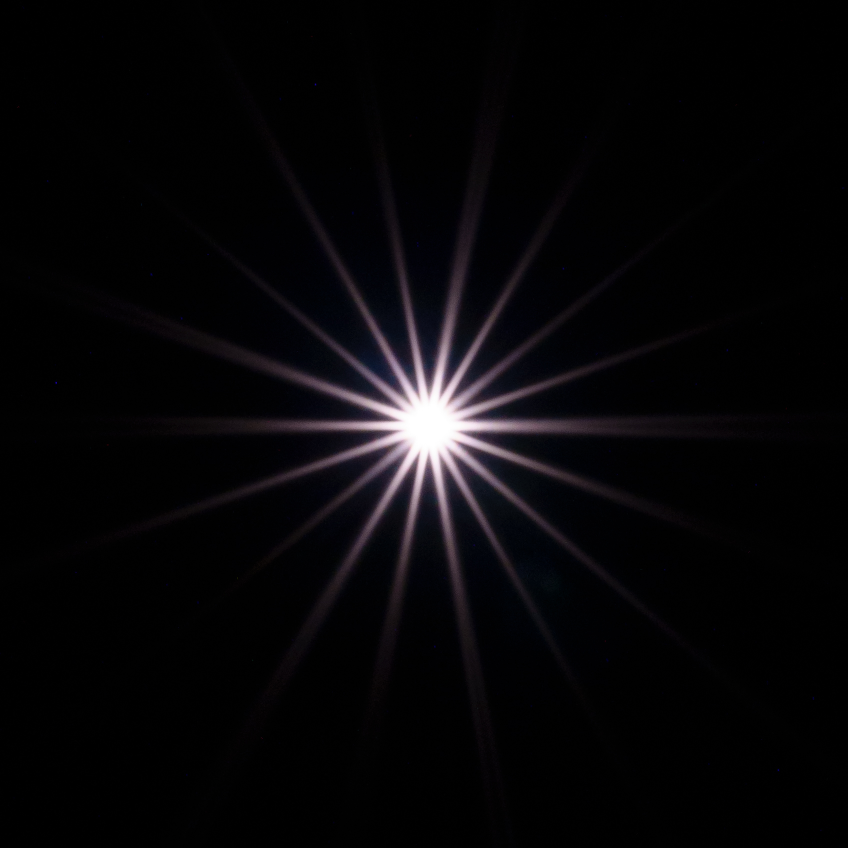
#> input picture Sunburst Exp.JPG, 1696 x 1696 px (shown at 1/2 size)
$ jupyter execute 'Full Report.ipynb'
#> lines starting #> are read from the running program, lines starting #| are printed output that depends on the picture
[cell 1]
import numpy as np
import matplotlib.path as mpath
import matplotlib.pyplot as plt
import cv2
plt.rcParams['figure.figsize'] = [4, 3]

### Introduction
A sunburst in photography occurs when light rays from a bright light source, such as the Sun, are captured by a camera's lens and aperture. They are created in photography by the apeture, a mechanism within the camera that controls the amount of light entering the lens when a photo is taken. When a small aperture setting is used, light passing through the lens diffracts around the edges of the aperture blades, causing the sunburst effect to be observed in images. We may think of the aperture as a narrow opening. When light passes through this small aperture, diffraction occurs, resulting in the distinctive starburst pattern observed in sunbursts captured through photography.

Sunburst are observed to have patterns in terms of their shapes. This study aims to quantitively find the relationship between an apeture and the diffration pattern it creates, and using the results to simulate the production of sunbursts.

## Background (Math and Physics)
### Light as Waves
In this scenario, we view light to behave as a wave.
Description of wave:

$$f(t)=\sin(\omega t - kx)$$

The trignometric equation is a general discription of a wave's displacement as a function of time. $\omega$ is the angular frequency of the monochromatic light wave, $kx$ is the phase difference of the wave.

Below is a plot of the general sine function that describes light waves:

[cell 2]
x = np.linspace(0, 8*np.pi, 1000)
y = np.sin(x)
plt.plot(x,y)

plt.axhline(0, color='gray', linestyle='--', linewidth=0.5)

plt.xlabel('t')
plt.ylabel('$\sin(\omega t - kx)$')
plt.title('Plot of the Sine Function')

plt.show()
#> figure, not shown here; curve peaks at x = 14.14, y = 1

The sine function equation describes the oscillatory nature of light waves as it propagates through space, which is the reason why diffraction patters can be seen with light waves passing through a small opening, like the camera's apeture.

### Single Slit Diffraction in Cameras
The apeture of the camera can be seen as a circle of single slits, at which light waves will superspose and form diffraction patterns. When single slit diffraction occurs, light waves superpose to form diffraction patterns that have a very central maximum. A plot of a single slit diffraction pattern is shown below:

[cell 3]
wavelength = 500e-9
slit_width = 50e-6
distance_to_screen = 1.0

theta = np.linspace(-0.01, 0.01, 1000)

beta = (np.pi * slit_width * np.sin(theta)) / wavelength
intensity = (np.sin(beta) / beta) ** 2
intensity[beta == 0] = 1

plt.plot(theta, intensity, color='cyan')
plt.title("Single Slit Diffraction Pattern")
plt.xlabel("Angle (radians)")
plt.ylabel("Relative Intensity")
plt.grid(True)
plt.show()
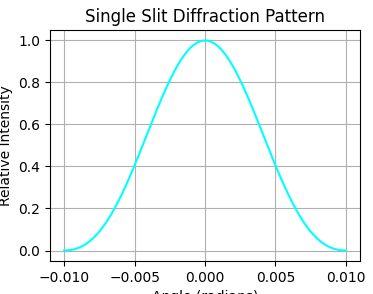
#> figure drawn by matplotlib, 1 panel; curve peaks at x = -1e-05, y = 1

### Fresnel diffraction integral

To predict the pattern formed by light after passing through such an aperture, we apply the Fresnel diffraction approximation, which models light intensity at a given distance from the aperture.
To calculate the diffraction pattern,
Diffraction intergral:

$$u(x,y)=A\frac{e^{jkz}}{z}\iint_A e^{\frac{jk}{2z}[(x-x_a)^2+(y-y_a)^2]}\,dx_a\,dy_a$$

In the formula,
$u(x,y)$ represents the amplitude of the light at point $(x,y)$ on the screen. $A$ is a constant that scales the amplitude. $\frac{e^{jkz}}{z}$ is a term that includes the propagation phase factor $e^{jkz}$ and its spreading effect over a distance of $z$. The double integral \( \iint_A \) over the aperture area  A  considers contributions from all points $(x_a,y_a)$ within the aperture. $e^{\frac{jk}{2z}[(x - x_a)^2 + (y - y_a)^2]}$ is the phase factor associated with each point within the aperture, capturing how distance from $(x_a,y_a)$ to  $(x,y)$  impacts the resulting wave.

This integral, known as the Fresnel diffraction integral, provides an approximation for the diffraction pattern produced by an aperture when observed at a finite distance.

## Simulation

### Model of apeture

First, the following function was defined to model a regular polygon with arbitary sides: (explain in terms of how real cameras work)

[cell 4]
def create_polygon_mask(sides, size=(100, 100), center=None, radius=None):
    """
    Creating the polygon that represents the apeture

    Args:
        sides(int): number of sides of the intended polygon
        size(int, int): size of the whole plot
        center: centre of the polygon
        radius: radius of the polygon

    Returns
        a binary array that represents the polygon
    """
    # Set default center and radius if not provided
    if center is None:
        center = (size[0] // 2, size[1] // 2)
    if radius is None:
        radius = min(size) // 3

    # Calculate the vertices of the polygon
    theta = np.linspace(0, 2 * np.pi, sides, endpoint=False)
    vertices = np.stack((np.cos(theta), np.sin(theta)), axis=-1) * radius + center

    # Create a grid of points
    y, x = np.mgrid[:size[0], :size[1]]
    points = np.vstack((x.ravel(), y.ravel())).T

    # Create a path object and test each point
    path = mpath.Path(vertices)
    grid = path.contains_points(points)
    mask = grid.reshape(size)

    return mask

This is to replicate how apetures in actual camera lenses work: a few petals can be adjusted to form a near-circle in between them. This method makes the apeture size adjustable yet causes the starbust effect.

Secondly, we plot out the shape of the apeture alongside its predicted refraction pattern:

[cell 5]
def graph_diffraction(mask, Z, lambda_, h):
    """
    Creating the simulation of the sunburst

    Returns
        the graph of the predicted sunburst pattern
    """
    A = np.fft.fft2(mask) #
    A = np.fft.fftshift(A) #...

    n1 = int(size[0]/2)
    u = np.arange(-n1, n1)
    v = np.arange(-n1, n1)

    U, V = np.meshgrid(u,v)

    propagator = np.exp(1j*2*np.pi*Z/h*np.sqrt((1/lambda_)**2-(U/h)**2-(V/h)**2))
    B = A * propagator
    output = np.abs(np.fft.ifft2(B))

    return output

Next, we can adjust the size, radius and other variables to plot the corresponding apetures and their diffracted fields:

[cell 6]
size = (2000, 2000) # size of our simulation
radius = 100 #
Z = 500
lambda_ = 0.01
h = 15

sideList = np.arange(3, 10)

for side in sideList:
    mask = create_polygon_mask(side, size, None, radius)
    diffraction = graph_diffraction(mask, Z, lambda_, h)

    plt.figure()

    plt.subplot(1, 2, 1)
    plt.imshow(mask, cmap='gray')
    plt.axis('off')
    plt.title("shape of apeture")

    plt.subplot(1, 2, 2)
    plt.imshow(np.log(diffraction+0.01), cmap='cividis')
    plt.axis('off')
    plt.title("diffracted field")
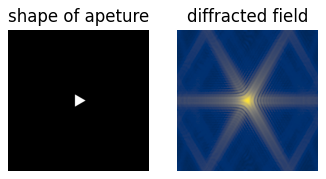
#> figure drawn by matplotlib, 2 panels
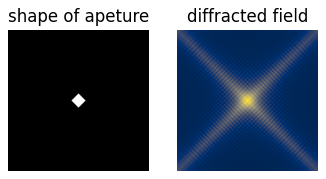
#> figure drawn by matplotlib, 2 panels
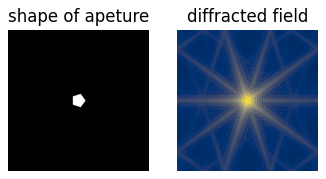
#> figure drawn by matplotlib, 2 panels
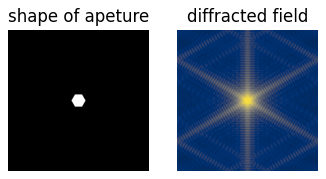
#> figure drawn by matplotlib, 2 panels
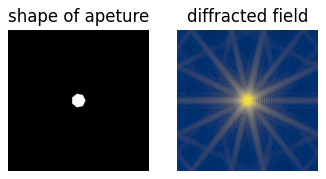
#> figure drawn by matplotlib, 2 panels
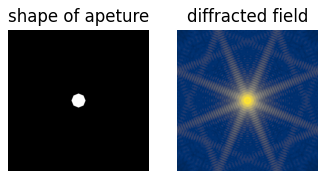
#> figure drawn by matplotlib, 2 panels
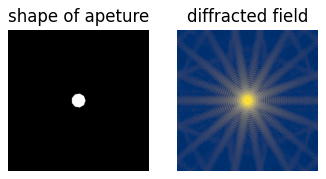
#> figure drawn by matplotlib, 2 panels

### Implement the FFT method to compare with experiment

Directly computing the diffraction integral mentioned before can be very complex. Thus, using the method introduced in *Numerical calculation of near field scalar diffraction using angular spectrum of plane waves theory and FFT*
(https://doi.org/10.48550/arXiv.1002.1999)(Adrian Carbajal-Dominguez et al., 2010), provides an efficient alternate algorithm for approximating diffraction patterns. This FFT-based method allows us to simulate the diffraction pattern easily, by transforming the aperture field into its angular spectrum, which can then be propagated and compared to actual results from experiments.

Three key procedures are introduced in this algorithm:
* First, compute the fourier transform of the input light.
* Then, measure the intensity of the input light at different points.
* Lastly, compare the intesnsity graphs of the actual and predicted patttern in a same graph.

# Experiment

We conduct the experiment with the following equipment:

* A small LED light with adjustable brightness
* A camera with adjustable focus
* A black cloth as the background

The camera’s exposure time was set through testing to find the right settings, to avoid overexposure of the light source while obtain a more accurate and clear diffraction pattern. The focus was adjusted manually through multiple trials, to ensure sharpness of the light rays captured. Additionally, the experiment was conducted in a dark environment before a dark backdrop to enhance the contrast between the light pattern, making the image as clear as possible.

One of the images obtained is as below:

<div>

</div>

We can notice that the sunburst in the photo is much stronger than our simulation, due to the camera unable to reflect the actual intensity of the light source. It is probably due to the light being so bright that it saturated the capacity of the camera's sensor in the middle region.

### Interpreting light intensity with a log function
This log function can explain the satuartion effect observed, In photography, the camera sensor's response to light intensity is not linear. As the intensity of light increases, the sensor's response curve becomes saturated, meaning that it reaches a point where further increases in light intensity result in smaller changes in recorded brightness. This behaviour is similar to the logarithmic function's curve, where rapid changes occur initially but rate of change slows down as the values increase.

[cell 7]
x = np.linspace(0.1, 10, 1000)
y = np.log10(x)

plt.plot(x, y, label='log(x)')

plt.axhline(0, color='gray', linestyle='--', linewidth=0.5)

plt.xlabel('x')
plt.ylabel('y')
plt.title('Plot of the Logarithmic Function')

plt.show()
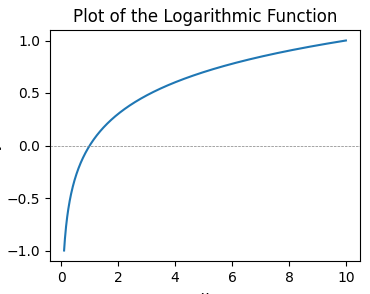
#> figure drawn by matplotlib, 1 panel; curve peaks at x = 10, y = 1

## Comparison of simulation and experiment
We pick one sunburst and plotted its intensity as a funtion of the distance to the centre, and compare it with the simulation.

The intensity and axes of both graphs were rescaled so that they would line up and be directly comparable to each other in shape.

[cell 8]
image = cv2.imread('Sunburst Exp.JPG', cv2.IMREAD_GRAYSCALE)
#> image: shape (1696, 1696); min 0, max 255, mean 6.6
image.shape

m = int(image.shape[0]/2)
#> m = 848
n = int(size[0]/2)

a = image[m]
#> a = 1696 values, max 255 at index 820, min 0 at index 0, mean 62.21
a = a / max(a)
#> a = 1696 values, max 1 at index 820, min 0 at index 0, mean 0.244

b = diffraction / np.max(diffraction)
b = b[n]

x1 = np.linspace(-1, 1, image.shape[0]) /1.5
#> x1 = 1696 values from -0.667 to 0.667
x2 = np.linspace(-1, 1, size[0]) / m * n
#> x2 = 2000 values from -1.18 to 1.18

plt.plot(x1, a, label = "Actual")
plt.plot(x2, b, label = "Simulation")
plt.legend()
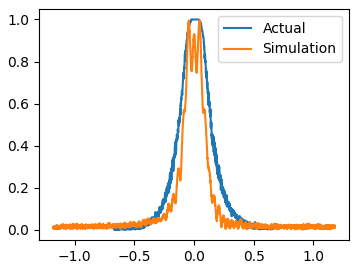
#> figure drawn by matplotlib, 1 panel; curve peaks at x = -0.0216, y = 1; curve peaks at x = 0.0454, y = 0.997
